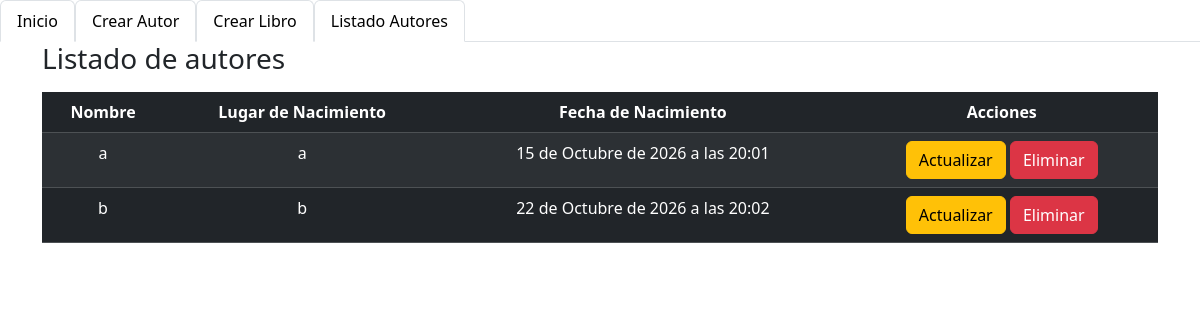
The app's page /listarAutores/ with its own data.
### biblioteca/models.py (models this page shows, shortened)
class autor(models.Model):
    nombre = models.CharField(max_length=100)
    lugar_nacimiento = models.CharField(max_length=100)
    fecha_nacimiento = models.DateTimeField()

### biblioteca/views.py (the view)
# urls.py: path('listarAutores/',views.listarAutores,name='listarAutores'),
def listarAutores(request):
    autores = autor.objects.all()
    return render(request, 'listarAutores.html', {'autores': autores})

### biblioteca/templates/listarAutores.html
{% extends "base.html" %}
{% block content  %}
<div class="container mt -3">
    <h3>Listado de autores</h3>
    <div class="justify-content-center text-center mt-3">
        <table class="table table-dark table-striped">
                <thead>
                    <tr>
                        <th>Nombre</th>
                        <th>Lugar de Nacimiento</th>
                        <th>Fecha de Nacimiento</th>
                        <th>Acciones</th>
                    </tr>
                </thead>
                <tbody>
                    {% for autor in autores  %}
                        <tr>
                            <td>{{autor.nombre}}</td>
                            <td>{{autor.lugar_nacimiento}}</td>
                            <td>{{autor.fecha_nacimiento}}</td>
                            <td>
                                <a href="{% url 'editarAutor' autor.pk%}" class="btn btn-warning">Actualizar</a>
                                <a href="{% url 'eliminarAutor' autor.pk%}" class="btn btn-danger">Eliminar</a>
                            </td>
                        </tr>
                    {% endfor %}
                </tbody>
        </table>
    </div>
</div>
{% endblock  %}

### records on screen
autor: nombre "a", lugar_nacimiento "a", fecha_nacimiento "15 de Octubre de 2026 a las 20:01"
autor: nombre "b", lugar_nacimiento "b", fecha_nacimiento "22 de Octubre de 2026 a las 20:02"
